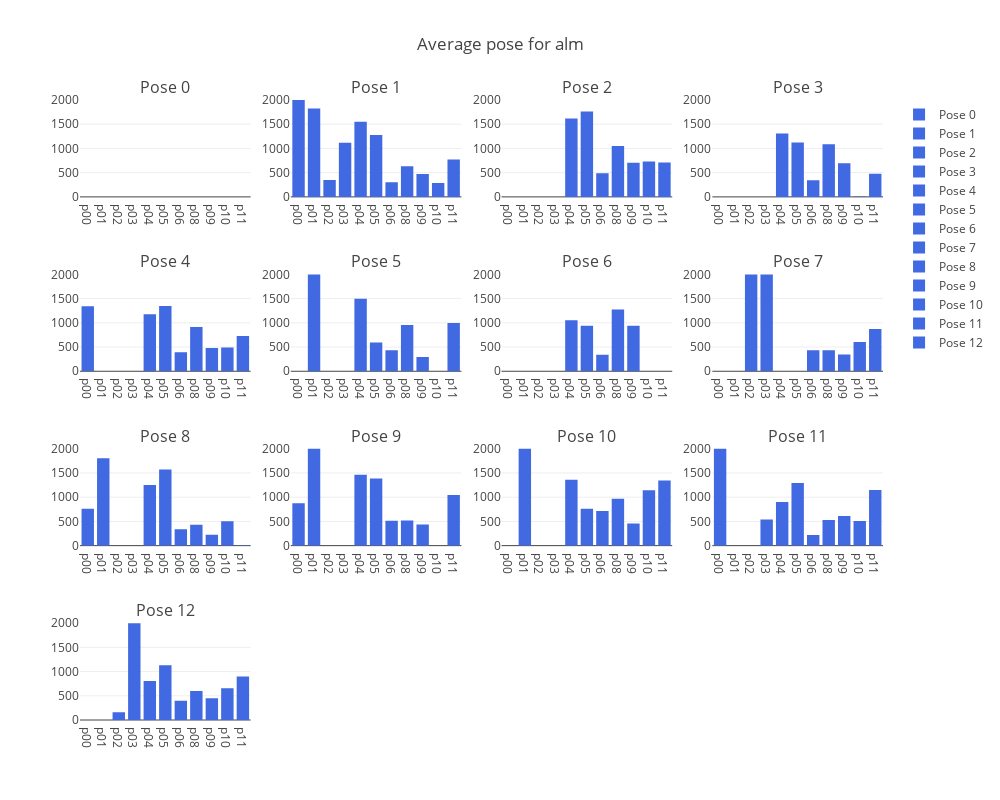

Write notebook code for a chart like this one.
### Code cell
plot_mean_poses('alm')

### Figure 1 — Plotly figure (JSON) as saved in the notebook; plotly's stock layout.template omitted (floating-point values rounded to 4 significant figures)
{"data": [{"marker": {"color": "royalblue"}, "name": "Pose 0", "type": "bar", "x": ["p00", "p01", "p02", "p03", "p04", "p05", "p06", "p08", "p09", "p10", "p11"], "xaxis": "x", "y": [null, null, null, null, null, null, null, null, null, null, null], "yaxis": "y"}, {"marker": {"color": "royalblue"}, "name": "Pose 1", "type": "bar", "x": ["p00", "p01", "p02", "p03", "p04", "p05", "p06", "p08", "p09", "p10", "p11"], "xaxis": "x2", "y": [2434.0, 1825.0, 347.4, 1118.0, 1553.0, 1277.0, 303.0, 631.3, 470.2, 288.4, 772.5], "yaxis": "y2"}, {"marker": {"color": "royalblue"}, "name": "Pose 2", "type": "bar", "x": ["p00", "p01", "p02", "p03", "p04", "p05", "p06", "p08", "p09", "p10", "p11"], "xaxis": "x3", "y": [0, 0, 0, 0, 1616.0, 1761.0, 487.6, 1052.0, 704.1, 728.8, 710.8], "yaxis": "y3"}, {"marker": {"color": "royalblue"}, "name": "Pose 3", "type": "bar", "x": ["p00", "p01", "p02", "p03", "p04", "p05", "p06", "p08", "p09", "p10", "p11"], "xaxis": "x4", "y": [0, 0, 0, 0, 1307.0, 1122.0, 342.6, 1087.0, 692.8, 6.45, 476.6], "yaxis": "y4"}, {"marker": {"color": "royalblue"}, "name": "Pose 4", "type": "bar", "x": ["p00", "p01", "p02", "p03", "p04", "p05", "p06", "p08", "p09", "p10", "p11"], "xaxis": "x5", "y": [1343.0, 1.163, 0, 0, 1175.0, 1346.0, 389.8, 916.2, 478.5, 491.3, 727.5], "yaxis": "y5"}, {"marker": {"color": "royalblue"}, "name": "Pose 5", "type": "bar", "x": ["p00", "p01", "p02", "p03", "p04", "p05", "p06", "p08", "p09", "p10", "p11"], "xaxis": "x6", "y": [0, 2275.0, 0, 0, 1498.0, 595.6, 433.4, 956.7, 296.5, 0, 998.0], "yaxis": "y6"}, {"marker": {"color": "royalblue"}, "name": "Pose 6", "type": "bar", "x": ["p00", "p01", "p02", "p03", "p04", "p05", "p06", "p08", "p09", "p10", "p11"], "xaxis": "x7", "y": [0, 0, 0, 0, 1055.0, 940.4, 340.4, 1273.0, 937.9, 1.155, 0], "yaxis": "y7"}, {"marker": {"color": "royalblue"}, "name": "Pose 7", "type": "bar", "x": ["p00", "p01", "p02", "p03", "p04", "p05", "p06", "p08", "p09", "p10", "p11"], "xaxis": "x8", "y": [0, 0, 2516.0, 4019.0, 0, 0, 431.5, 431.7, 345.8, 605.4, 871.0], "yaxis": "y8"}, {"marker": {"color": "royalblue"}, "name": "Pose 8", "type": "bar", "x": ["p00", "p01", "p02", "p03", "p04", "p05", "p06", "p08", "p09", "p10", "p11"], "xaxis": "x9", "y": [763.7, 1803.0, 0, 0, 1252.0, 1572.0, 335.6, 431.1, 222.7, 505.0, 8.047], "yaxis": "y9"}, {"marker": {"color": "royalblue"}, "name": "Pose 9", "type": "bar", "x": ["p00", "p01", "p02", "p03", "p04", "p05", "p06", "p08", "p09", "p10", "p11"], "xaxis": "x10", "y": [873.4, 2497.0, 0, 0, 1463.0, 1384.0, 512.5, 521.1, 436.7, 0, 1047.0], "yaxis": "y10"}, {"marker": {"color": "royalblue"}, "name": "Pose 10", "type": "bar", "x": ["p00", "p01", "p02", "p03", "p04", "p05", "p06", "p08", "p09", "p10", "p11"], "xaxis": "x11", "y": [0, 2253.0, 0, 0, 1359.0, 762.9, 715.0, 970.2, 459.3, 1146.0, 1342.0], "yaxis": "y11"}, {"marker": {"color": "royalblue"}, "name": "Pose 11", "type": "bar", "x": ["p00", "p01", "p02", "p03", "p04", "p05", "p06", "p08", "p09", "p10", "p11"], "xaxis": "x12", "y": [2235.0, 0, 0, 537.4, 899.6, 1294.0, 218.6, 530.4, 609.1, 507.8, 1146.0], "yaxis": "y12"}, {"marker": {"color": "royalblue"}, "name": "Pose 12", "type": "bar", "x": ["p00", "p01", "p02", "p03", "p04", "p05", "p06", "p08", "p09", "p10", "p11"], "xaxis": "x13", "y": [1.713, 2.207, 157.7, 3218.0, 806.5, 1131.0, 396.6, 600.5, 450.2, 656.9, 899.6], "yaxis": "y13"}], "layout": {"annotations": [{"font": {"size": 16}, "showarrow": false, "text": "Pose 0", "x": 0.1062, "xanchor": "center", "xref": "paper", "y": 1, "yanchor": "bottom", "yref": "paper"}, {"font": {"size": 16}, "showarrow": false, "text": "Pose 1", "x": 0.3688, "xanchor": "center", "xref": "paper", "y": 1, "yanchor": "bottom", "yref": "paper"}, {"font": {"size": 16}, "showarrow": false, "text": "Pose 2", "x": 0.6313, "xanchor": "center", "xref": "paper", "y": 1, "yanchor": "bottom", "yref": "paper"}, {"font": {"size": 16}, "showarrow": false, "text": "Pose 3", "x": 0.8938, "xanchor": "center", "xref": "paper", "y": 1, "yanchor": "bottom", "yref": "paper"}, {"font": {"size": 16}, "showarrow": false, "text": "Pose 4", "x": 0.1062, "xanchor": "center", "xref": "paper", "y": 0.7188, "yanchor": "bottom", "yref": "paper"}, {"font": {"size": 16}, "showarrow": false, "text": "Pose 5", "x": 0.3688, "xanchor": "center", "xref": "paper", "y": 0.7188, "yanchor": "bottom", "yref": "paper"}, {"font": {"size": 16}, "showarrow": false, "text": "Pose 6", "x": 0.6313, "xanchor": "center", "xref": "paper", "y": 0.7188, "yanchor": "bottom", "yref": "paper"}, {"font": {"size": 16}, "showarrow": false, "text": "Pose 7", "x": 0.8938, "xanchor": "center", "xref": "paper", "y": 0.7188, "yanchor": "bottom", "yref": "paper"}, {"font": {"size": 16}, "showarrow": false, "text": "Pose 8", "x": 0.1062, "xanchor": "center", "xref": "paper", "y": 0.4375, "yanchor": "bottom", "yref": "paper"}, {"font": {"size": 16}, "showarrow": false, "text": "Pose 9", "x": 0.3688, "xanchor": "center", "xref": "paper", "y": 0.4375, "yanchor": "bottom", "yref": "paper"}, {"font": {"size": 16}, "showarrow": false, "text": "Pose 10", "x": 0.6313, "xanchor": "center", "xref": "paper", "y": 0.4375, "yanchor": "bottom", "yref": "paper"}, {"font": {"size": 16}, "showarrow": false, "text": "Pose 11", "x": 0.8938, "xanchor": "center", "xref": "paper", "y": 0.4375, "yanchor": "bottom", "yref": "paper"}, {"font": {"size": 16}, "showarrow": false, "text": "Pose 12", "x": 0.1062, "xanchor": "center", "xref": "paper", "y": 0.1562, "yanchor": "bottom", "yref": "paper"}], "height": 800, "title": {"text": "Average pose for alm"}, "width": 1000, "xaxis": {"anchor": "y", "domain": [0, 0.2125]}, "xaxis10": {"anchor": "y10", "domain": [0.2625, 0.475]}, "xaxis11": {"anchor": "y11", "domain": [0.525, 0.7375]}, "xaxis12": {"anchor": "y12", "domain": [0.7875, 1]}, "xaxis13": {"anchor": "y13", "domain": [0, 0.2125]}, "xaxis14": {"anchor": "y14", "domain": [0.2625, 0.475]}, "xaxis15": {"anchor": "y15", "domain": [0.525, 0.7375]}, "xaxis16": {"anchor": "y16", "domain": [0.7875, 1]}, "xaxis2": {"anchor": "y2", "domain": [0.2625, 0.475]}, "xaxis3": {"anchor": "y3", "domain": [0.525, 0.7375]}, "xaxis4": {"anchor": "y4", "domain": [0.7875, 1]}, "xaxis5": {"anchor": "y5", "domain": [0, 0.2125]}, "xaxis6": {"anchor": "y6", "domain": [0.2625, 0.475]}, "xaxis7": {"anchor": "y7", "domain": [0.525, 0.7375]}, "xaxis8": {"anchor": "y8", "domain": [0.7875, 1]}, "xaxis9": {"anchor": "y9", "domain": [0, 0.2125]}, "yaxis": {"anchor": "x", "domain": [0.8438, 1], "range": [0, 2000]}, "yaxis10": {"anchor": "x10", "domain": [0.2812, 0.4375], "range": [0, 2000]}, "yaxis11": {"anchor": "x11", "domain": [0.2812, 0.4375], "range": [0, 2000]}, "yaxis12": {"anchor": "x12", "domain": [0.2812, 0.4375], "range": [0, 2000]}, "yaxis13": {"anchor": "x13", "domain": [0, 0.1562], "range": [0, 2000]}, "yaxis14": {"anchor": "x14", "domain": [0, 0.1562]}, "yaxis15": {"anchor": "x15", "domain": [0, 0.1562]}, "yaxis16": {"anchor": "x16", "domain": [0, 0.1562]}, "yaxis2": {"anchor": "x2", "domain": [0.8438, 1], "range": [0, 2000]}, "yaxis3": {"anchor": "x3", "domain": [0.8438, 1], "range": [0, 2000]}, "yaxis4": {"anchor": "x4", "domain": [0.8438, 1], "range": [0, 2000]}, "yaxis5": {"anchor": "x5", "domain": [0.5625, 0.7188], "range": [0, 2000]}, "yaxis6": {"anchor": "x6", "domain": [0.5625, 0.7188], "range": [0, 2000]}, "yaxis7": {"anchor": "x7", "domain": [0.5625, 0.7188], "range": [0, 2000]}, "yaxis8": {"anchor": "x8", "domain": [0.5625, 0.7188], "range": [0, 2000]}, "yaxis9": {"anchor": "x9", "domain": [0.2812, 0.4375], "range": [0, 2000]}}}
